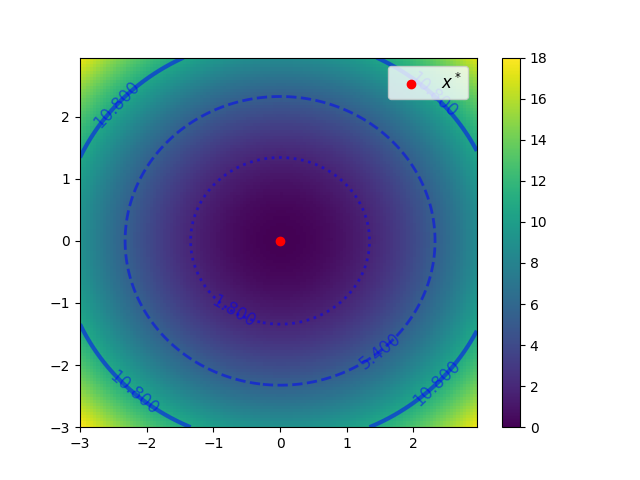

Source code (Python):
#!/usr/bin/env python3
# -*- coding: utf-8 -*-

"""
Display data as an image using pcolormesh and contours plus plot points with
scatter.

One advantage of pcolormesh over imshow is that it is possible to give axis
values.
"""

import numpy as np
import matplotlib.pyplot as plt

# MAKE DATAS ##################################################################

x = np.arange(-3., 3., 0.05)
y = np.arange(-3., 3., 0.05)

xx, yy = np.meshgrid(x, y)

# The sphere function
zz = xx**2 + yy**2

# PLOT BACKGROUND LEVEL #######################################################

fig, ax = plt.subplots()

im = ax.pcolormesh(xx, yy, zz)

plt.colorbar(im)              # draw the colorbar

# PLOT ########################################################################

max_value = np.max(zz)
levels = np.array([0.1*max_value, 0.3*max_value, 0.6*max_value])

cs = plt.contour(xx, yy, zz, levels,
                         linewidths=(2, 2, 3), linestyles=('dotted', 'dashed', 'solid'),
                                          alpha=0.5, colors='blue')
ax.clabel(cs, inline=False, fontsize=12)

# PLOT ########################################################################

ax.scatter(0, 0, c='red', label="$x^*$")

ax.legend(fontsize=12);

# SAVE AND SHOW ###############################################################

plt.savefig("pcolormesh_plus_contours_plus_scatter.png")
plt.show()
